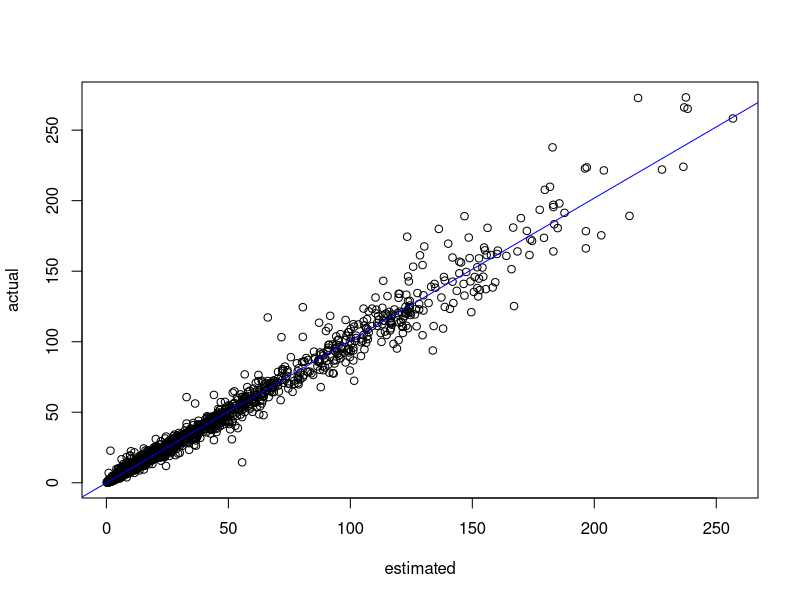
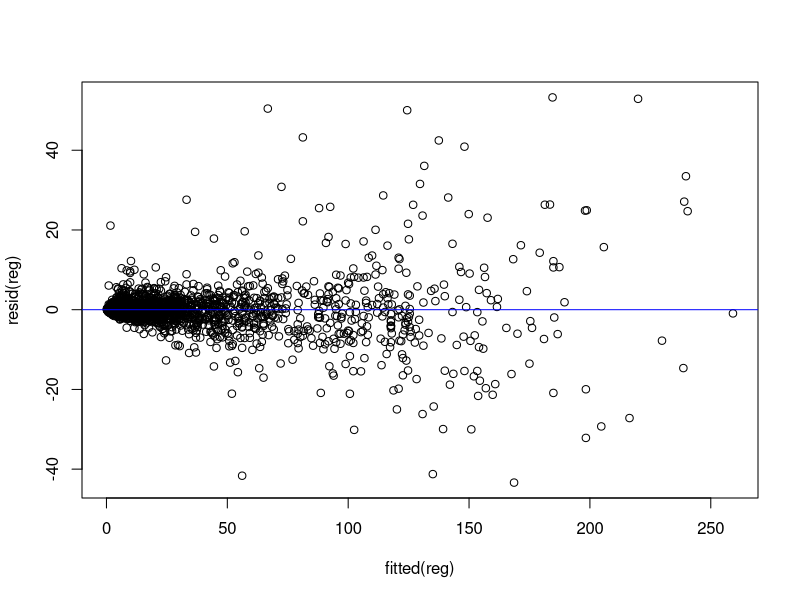

Write R code to recreate these figures, in order. (Note: this script raises an error after producing the figures.)
### Тема: Гетероскедостичность
setwd(dirname(rstudioapi::getActiveDocumentContext()$path))
df <- read.delim("StreetLight2020.tsv", skip=5) # read.table(sep="\t")

reg <- lm(actual ~ estimated, data=df)
summary(reg)
plot(actual ~ estimated, data=df) # Визуально на графике наблюдаем существенное увеличение разброса ошибок по мере возрастания estimated.
abline(reg, col="blue")

# График остатков (ei)
plot(resid(reg) ~ fitted(reg)) # resid - остатки для регрессии(e), fitted - расчетное значение (y с крышкой в качестве переменной z)
abline(h=0, col="blue") # разброс остатков регрессии визуально увеличивается при увеличении расчетного значения.

# Вспомогательная регрессия
reg2 <- lm(resid(reg)^2 ~ fitted(reg)) # квадраты остатков от расч. значения
# Бройша-Пейгана
summary(reg2) # F статистика 563 (p-value 2*10^-16), отклоняем гипотезу о гомоскедостичности при уровне значимости 10^-15, гамма 1 не равна 0.
bptest(reg2) # тест Бройша-Пейгана. p-value 2*10^-16, нулевая гипотеза о гомоскедостичности отвергаем.

plot(fitted(reg2)) # оценка для дисперсии, e^2. Наблюдаем визуально, что дисперсия разная, большая гетероскедостичность.


# Сэндвич
library(sandwich)
library(lmtest)

coeftest(reg) # стандартные ошибки неправильные (здесь предположение о гомоскедостичности)
coeftest(reg, vcov=vcovHC) # vcov - ковариационная матрица, vcovHC - функция для расчета "правильной" ковариационной матрицы

confint(reg) # стандартный доверительный интервал 95%. 1 для коэфф. наклона не попала в доверительный интервал.
coefci(reg, vcov=vcovHC) # функция из пакета lmtest. В 95% доверительный интервал значимо попала 1 с правильной ков. матрицей.

reg <- lm(actual-estimated ~ estimated, data=df) # A-E=b0+b1*E+e

confint(reg) # стандартный доверительный интервал. 0 не попал для коэф. наклона. 0 для константы попала.
coefci(reg, vcov=vcovHC) # нулевая гипотеза не откл. о b1=0, t статистика незначима

# Проверяем на нелинейность, b2E^2
reg <- lm(actual-estimated ~ estimated+I(estimated^2), data=df)
coeftest(reg) # t-test показал, что b1 и b2 по отдельности значимо отличаются от нуля для уровня значимости 0.01.
coeftest(reg, vcov=vcovHC) # b1 и b2 незначимы для 5%. p-value 0,16 - b1, 0,12 - b2. 

reg.0 <- lm(actual-estimated ~ 0, data=df) # ничего нет в регрессии (b0=0, b1=0, b2=0)
# проверяем все три коэфф на равенство 0
anova(reg.0, reg) # F статистика значима (p-value 4*10^-8), отклоняем нулевую гипотезу.
waldtest(reg, reg.0, vcov=vcovHC) # значимо(отклоняем нулевую гипотезу), но с правильной ков. матрицей F статистика значительно меньше, p-value 0,0011. Можно улучшить прогноз.

         
